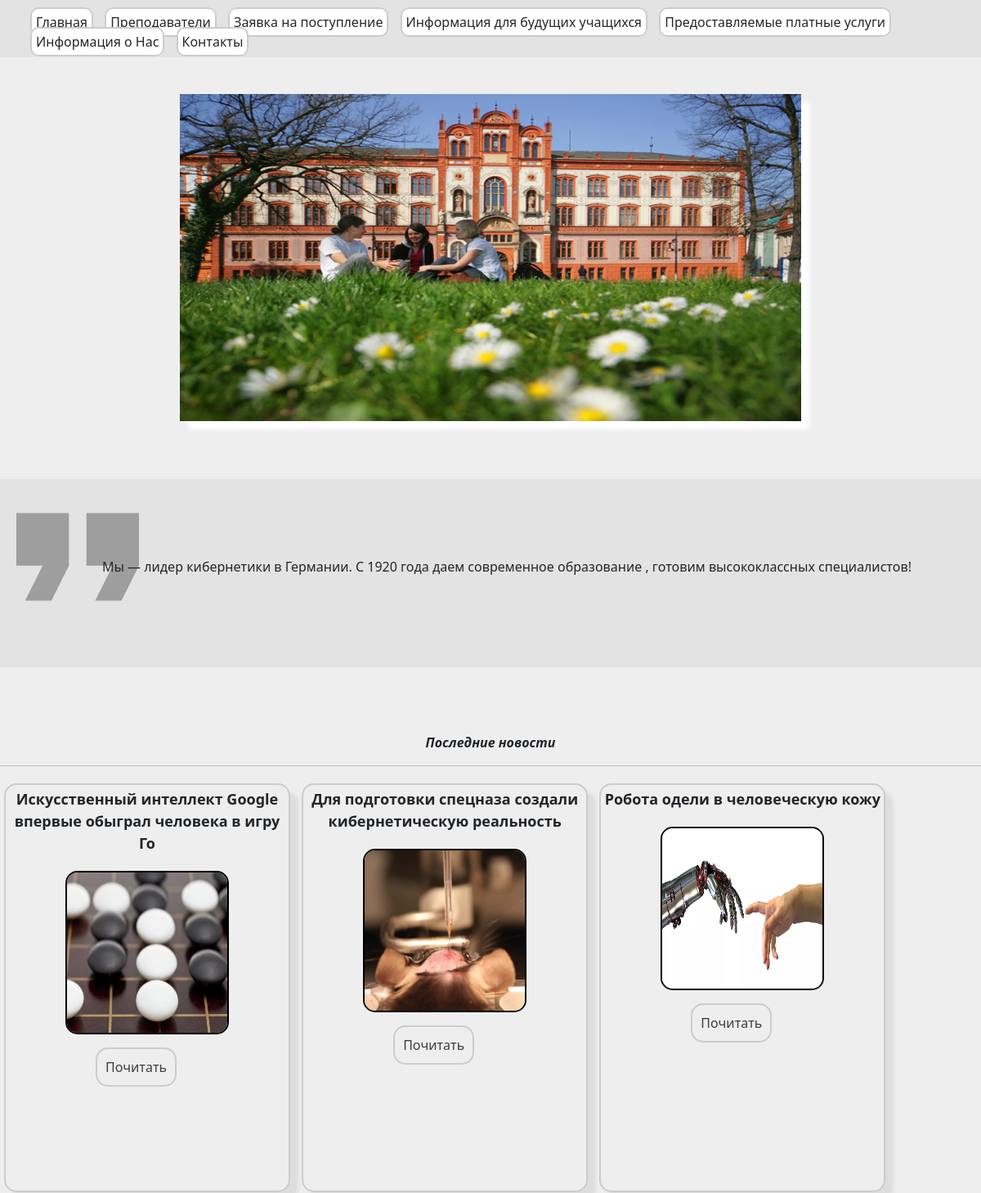
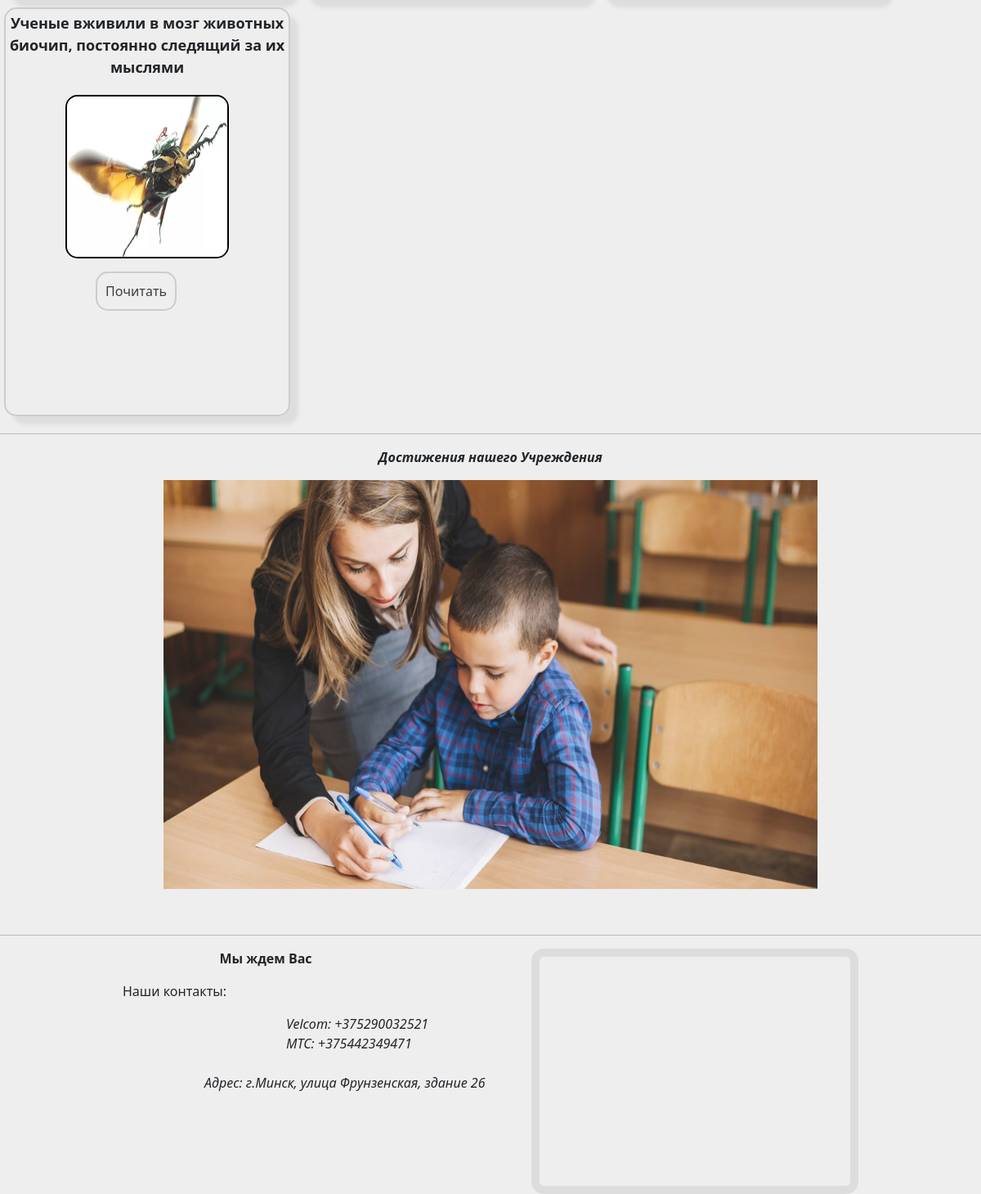
The page / on the database its author committed (2 pictures, top to bottom).
### institution_page/models.py (models this page shows, shortened)
class Blog(models.Model):
    theme = models.CharField(max_length=100, verbose_name="Название статьи")
    slug = models.SlugField(max_length=255, unique=True, db_index=True, verbose_name='URL')
    description = models.TextField(verbose_name="Описание статьи")
    photo = models.ImageField(upload_to='photos/%Y/%m/%d/', verbose_name="Фотография к статье", null=True)
    def image_tag(self):
        return mark_safe('<img src="%s" width="100" height="100" />' % (self.photo.url))
    image_tag.short_description = 'Фотография'
    def get_absolute_url(self):
        return reverse('article', kwargs={'article_slug': self.slug})
    class Meta:
        verbose_name = 'Блоги'
        verbose_name_plural = 'Блоги'

### institution_page/views.py (the view)
# urls.py: path('', MainVindowInstitutions, name='main_window'),
def MainVindowInstitutions(request):
    link_address = 'institution_page/main_window.html'
    title = 'БЭУ | Белорусский Экономический Университет'
    form = Blog.objects.all().order_by('-id')[:4]
    context = {
        'title': title,
        'form': form
    }
    return render(request, link_address, context=context)

### institution_page/templates/institution_page/main_window.html (shortened to what this page needs)
{% extends 'institution_page/base.html' %}
    {% load static %}
    {%block link%}<link type="text/css" href="{% static 'institution_page/css/main_window.css' %}"  rel="stylesheet" />
{%endblock%}
    {% block content %}
    <div class="container_main">
        <div class="img_info_main">
            <p>
                <img src="{% static 'institution_page/img/755166429392740.jpg' %}">
            </p>
        </div>
        <div class="content_info">
            <div class="icon"><img src="{% static 'institution_page/img/free-icon-quote-565703.png' %}" alt="">
             <p>
                Мы — лидер кибернетики в Германии. C 1920 года даем современное образование , готовим высококлассных специалистов!
            </p></div>
        </div>
        <div class="newb_block">
            <p><i>Последние новости</i></p>
            <hr>
            {% for article in form %}
            <div class="container_info">
                 <p style="font-size:18px; padding:4px;">{{article.theme}}</p>
                <p><img src=" media/{{article.photo}}" alt="" width="200px" height="200px"></p>
                <div class="btn_main">
                    <p style="position:relative;left:110px;"><a href="{{ article.get_absolute_url }}">Почитать</a></p>
                </div>
            </div>
            {% endfor %}
            <hr>
        <div class="progress_container">
            <p style="text-align: center; font-weight: bold;"><i>Достижения нашего Учреждения</i></p>
            <p style="text-align: center; opacity:0.93"><a href="{% url 'progress_institution' %}"><img src="{% static  'institution_page/img/progress_link.jpg' %}" width="800px" height="500px" alt=""></a></p>
        </div>
            <br>
            <hr>
        <div id="map">
        </div>
            <p>Мы ждем Вас</p>
            <dl style="margin-left: 150px;">Наши контакты:</dl>
            <div style="margin-left: 350px; top: -25px;">
            <i>Velcom: +375290032521</i>
            <br>
            <i>MTC: +375442349471</i>
            </div>
            <br>
            <i style="margin-left: 250px; ">Адрес: г.Минск, улица Фрунзенская, здание 26</i>
        </div>
    </div>
    {% endblock %}

### institution_page/templates/institution_page/base.html (shortened to what this page needs)
{% load static %}
<!DOCTYPE html>
<html lang="ru">
<head>
    <link href="https://cdn.jsdelivr.net/npm/bootstrap@5.0.2/dist/css/bootstrap.min.css" rel="stylesheet"/>
    <link type="text/css" href="{% static 'institution_page/css/base.css' %}"  rel="stylesheet" />
    {%block link%}{% endblock %}
</head>
<body>
    <div class="container_main">
                        <div class="header">
                <ul>
                    <li><a href="{% url 'main_window' %}">Главная</a></li>
                    <li><a href="{% url 'teachers_list' %}">Преподаватели</a></li>
                    <li><a href="{% url 'application' %}">Заявка на поступление</a></li>
                    <li><a href="{% url 'info_list' %}">Информация для будущих учащихся</a></li>
                    <li><a href="{% url 'paid_services' %}">Предоставляемые платные услуги</a></li>
                    <li><a href="{% url 'info_about_us' %}">Информация о Нас</a></li>
                    <li><a href="{% url 'contact_info' %}">Контакты</a></li>
                </ul>
        </div>
    {% block content %}
    {% endblock %}
</div>
</body>
</html>

### institution_page/static/institution_page/css/base.css (style rules this page uses)
.container_main { width: 100%; height:70px; background: #e3e3e3; }
#map { width: 400px; height:300px; margin-right:150px; border: 10px solid #ddd; border-radius:15px; float:right; margin-bottom:200px; }
.header { position: absolute; top: 15px; height: 200px; }
.header > ul > li { display: inline; text-align: center; font-size: 16px; padding: 5px; margin: 5px; border: 2px solid #ccc; border-radius: 10px; background: #fff; cursor: pointer; transition: all 0.5s; }
.header > ul > li > a { text-decoration: none; color: #262626; transition: all 0.2s; }

### institution_page/static/institution_page/css/main_window.css (style rules this page uses)
body { background: #eee; }
.container_main { width: 100%; height:70px; background: #e3e3e3; }
.header { position: absolute; top: 15px; height: 200px; }
.header > ul > li { display: inline; text-align: center; font-size: 16px; padding: 5px; margin: 5px; border: 2px solid #ccc; border-radius: 10px; background: #fff; cursor: pointer; transition: all 0.5s; }
.header > ul > li > a { text-decoration: none; color: #262626; transition: all 0.2s; }
.img_info_main > p { position: relative; text-align: center; top: 115px; }
.img_info_main > p > img { width: 760px; height: 400px; box-shadow: 10px 10px 5px #fff; transition: all 0.5s; }
.content_info { position: relative; top: 170px; background: #e3e3e3; padding: 20px; }
.content_info > .icon > img { width: 150px; height:150px; opacity: 0.3; }
.content_info > .icon > p { position: relative; top: -75px; left: 20px; text-align: center; }
.newb_block { position: relative; width: 100%; height: 300px; top: 250px; }
.newb_block > p { text-align: center; font-weight: bold; }
.container_info { display: inline-block; vertical-align: middle; margin: 5px; width: 350px; height: 500px; border:2px solid #ccc; border-radius: 15px; box-shadow: 10px 10px 5px #ddd; transition: all 0.5s; }
.container_info > p { text-align: center; font-weight: bold; font-size: 20px; }
.container_info > p > img { border:2px solid #000; border-radius: 15px; }
.btn_main > p > a { text-decoration: none; border-radius:15px; border:2px solid #ccc; padding:10px; position: absolute; color: #3a3d3a; }
.btn_main > p { text-align: justify; }

### rows shown on the page
Blog: theme "Искусственный интеллект Google впервые обыграл человека в игру Го", photo (picture)
Blog: theme "Для подготовки спецназа создали кибернетическую реальность", photo (picture)
Blog: theme "Робота одели в человеческую кожу", photo (picture)
Blog: theme "Ученые вживили в мозг животных биочип, постоянно следящий за их мыслями", photo (picture)
